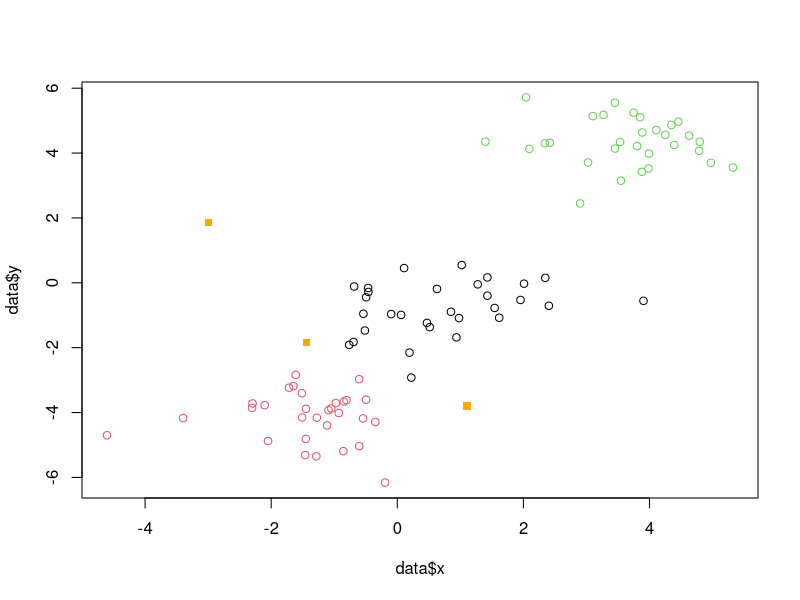

Write the R code that produced this figure. (Note: this script raises an error after producing the figure.)
# Packages
library("ggplot2")

# Parameters
set.seed(2073)
n_clusters <- 3
n_per_cluster <- 30
max_iter <- 10

# Setup
cluster_centers_x <- runif(min=-5, max=5, n=n_clusters)
cluster_centers_y <- runif(min=-5, max=5, n=n_clusters)
data <- data.frame(matrix(NA, nrow=0, ncol=3))
names(data) <- c("x","y","cluster")
for (i in 1:n_clusters) {
  data_temp <- data.frame(matrix(NA, nrow=n_per_cluster, ncol=2))
  names(data_temp) <- c("x","y")
  data_temp$cluster <- i
  data_temp$x <- cluster_centers_x[i] + rnorm(n_per_cluster)
  data_temp$y <- cluster_centers_y[i] + rnorm(n_per_cluster)
  data <- rbind(data, data_temp)
}

# Plot the "truth"
plot(data$x, data$y, col=data$cluster)

# Initialize k-means
centroids <- data.frame(cluster=1:n_clusters, x=NA, y=NA)
centroids$x <- runif(n=n_clusters, min=min(data$x), max=max(data$x))
centroids$y <- runif(n=n_clusters, min=min(data$y), max=max(data$y))
points(centroids$x, centroids$y, col="orange", pch=15)

# Update...
converged <- FALSE
iter <- 0
data2 <- data
while(converged == FALSE & iter < max_iter) {
  
  iter <- iter + 1
  
  # Compute distances and assign clusters
  distances <- as.data.frame(sapply(1:n_clusters, function(i) {
    sqrt((data$x - centroids$x[i])^2 + (data$y - centroids$y[i])^2)
  }))
  data$cluster <- apply(distances, 1, which.min)
  
  # Update centroids
  new_centroids <- data %>%
    group_by(cluster) %>%
    summarise(x = mean(x), y = mean(y), .groups = "drop")
  
  # Check for convergence (if centroids do not change)
  if (all(abs(new_centroids$x - centroids$x) < 1e-6) &&
      all(abs(new_centroids$y - centroids$y) < 1e-6)) {
    converged <- TRUE
  }
  
  # Update centroid positions
  centroids <- new_centroids
  
  # Plot progress
  plot(data$x, data$y, col=data$cluster, main=paste("Iteration", iter))
  points(centroids$x, centroids$y, col="orange", pch=15, cex=2)
  Sys.sleep(0.5)  # Pause to visualize iterations
}